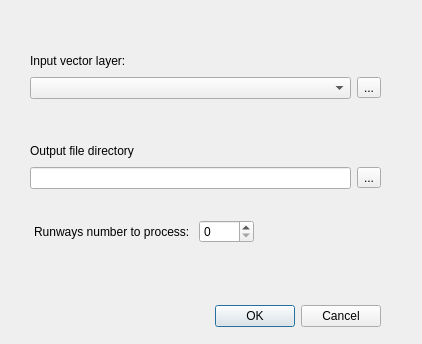
<?xml version="1.0" encoding="UTF-8"?>
<ui version="4.0">
 <class>RunwaysClassifierDialogBase</class>
 <widget class="QDialog" name="RunwaysClassifierDialogBase">
  <property name="geometry">
   <rect>
    <x>0</x>
    <y>0</y>
    <width>422</width>
    <height>344</height>
   </rect>
  </property>
  <property name="windowTitle">
   <string>Runways Classifier</string>
  </property>
  <widget class="QDialogButtonBox" name="button_box">
   <property name="geometry">
    <rect>
     <x>40</x>
     <y>300</y>
     <width>341</width>
     <height>32</height>
    </rect>
   </property>
   <property name="orientation">
    <enum>Qt::Horizontal</enum>
   </property>
   <property name="standardButtons">
    <set>QDialogButtonBox::Cancel|QDialogButtonBox::Ok</set>
   </property>
  </widget>
  <widget class="QWidget" name="layoutWidget">
   <property name="geometry">
    <rect>
     <x>30</x>
     <y>140</y>
     <width>351</width>
     <height>49</height>
    </rect>
   </property>
   <layout class="QVBoxLayout" name="verticalLayout">
    <item>
     <widget class="QLabel" name="label_2">
      <property name="text">
       <string>Output file directory</string>
      </property>
     </widget>
    </item>
    <item>
     <layout class="QHBoxLayout" name="horizontalLayout">
      <item>
       <widget class="QLineEdit" name="le_outF"/>
      </item>
      <item>
       <widget class="QToolButton" name="tb_outF">
        <property name="text">
         <string>...</string>
        </property>
       </widget>
      </item>
     </layout>
    </item>
   </layout>
  </widget>
  <widget class="QWidget" name="layoutWidget">
   <property name="geometry">
    <rect>
     <x>30</x>
     <y>50</y>
     <width>351</width>
     <height>49</height>
    </rect>
   </property>
   <layout class="QVBoxLayout" name="verticalLayout_2">
    <item>
     <widget class="QLabel" name="label">
      <property name="maximumSize">
       <size>
        <width>101</width>
        <height>16777215</height>
       </size>
      </property>
      <property name="text">
       <string>Input vector layer:      </string>
      </property>
     </widget>
    </item>
    <item>
     <layout class="QHBoxLayout" name="horizontalLayout_2">
      <item>
       <widget class="QComboBox" name="cb_inVect"/>
      </item>
      <item>
       <widget class="QToolButton" name="tb_inVect">
        <property name="text">
         <string>...</string>
        </property>
       </widget>
      </item>
     </layout>
    </item>
   </layout>
  </widget>
  <widget class="QWidget" name="layoutWidget">
   <property name="geometry">
    <rect>
     <x>34</x>
     <y>220</y>
     <width>220</width>
     <height>24</height>
    </rect>
   </property>
   <layout class="QHBoxLayout" name="horizontalLayout_3">
    <item>
     <widget class="QLabel" name="label_3">
      <property name="text">
       <string>Runways number to process: </string>
      </property>
     </widget>
    </item>
    <item>
     <widget class="QSpinBox" name="sb_rn_to_process"/>
    </item>
   </layout>
  </widget>
 </widget>
 <resources/>
 <connections>
  <connection>
   <sender>button_box</sender>
   <signal>accepted()</signal>
   <receiver>RunwaysClassifierDialogBase</receiver>
   <slot>accept()</slot>
   <hints>
    <hint type="sourcelabel">
     <x>20</x>
     <y>20</y>
    </hint>
    <hint type="destinationlabel">
     <x>20</x>
     <y>20</y>
    </hint>
   </hints>
  </connection>
  <connection>
   <sender>button_box</sender>
   <signal>rejected()</signal>
   <receiver>RunwaysClassifierDialogBase</receiver>
   <slot>reject()</slot>
   <hints>
    <hint type="sourcelabel">
     <x>20</x>
     <y>20</y>
    </hint>
    <hint type="destinationlabel">
     <x>20</x>
     <y>20</y>
    </hint>
   </hints>
  </connection>
 </connections>
</ui>
